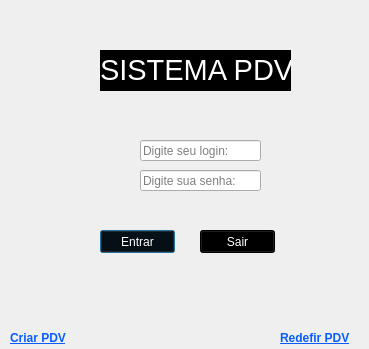
<?xml version="1.0" encoding="UTF-8"?>
<ui version="4.0">
 <class>Dialog</class>
 <widget class="QDialog" name="Dialog">
  <property name="geometry">
   <rect>
    <x>0</x>
    <y>0</y>
    <width>369</width>
    <height>349</height>
   </rect>
  </property>
  <property name="cursor">
   <cursorShape>ArrowCursor</cursorShape>
  </property>
  <property name="windowTitle">
   <string>Dialog</string>
  </property>
  <widget class="QLabel" name="label">
   <property name="geometry">
    <rect>
     <x>100</x>
     <y>50</y>
     <width>191</width>
     <height>41</height>
    </rect>
   </property>
   <property name="cursor">
    <cursorShape>ArrowCursor</cursorShape>
   </property>
   <property name="styleSheet">
    <string notr="true">background-color: rgb(0, 0, 0);
color: rgb(255, 255, 255);
font: 26pt &quot;MS Shell Dlg 2&quot;;</string>
   </property>
   <property name="text">
    <string>&lt;html&gt;&lt;head/&gt;&lt;body&gt;&lt;p&gt;&lt;span style=&quot; font-size:22pt;&quot;&gt;SISTEMA PDV&lt;/span&gt;&lt;/p&gt;&lt;/body&gt;&lt;/html&gt;</string>
   </property>
  </widget>
  <widget class="QLabel" name="label_2">
   <property name="geometry">
    <rect>
     <x>100</x>
     <y>140</y>
     <width>31</width>
     <height>21</height>
    </rect>
   </property>
   <property name="styleSheet">
    <string notr="true">image: url(:/icons/adicionar-usuario.png);</string>
   </property>
   <property name="text">
    <string>&lt;html&gt;&lt;head/&gt;&lt;body&gt;&lt;p&gt;&lt;br/&gt;&lt;/p&gt;&lt;/body&gt;&lt;/html&gt;</string>
   </property>
  </widget>
  <widget class="QLabel" name="label_3">
   <property name="geometry">
    <rect>
     <x>80</x>
     <y>170</y>
     <width>51</width>
     <height>21</height>
    </rect>
   </property>
   <property name="styleSheet">
    <string notr="true">image: url(:/images/icons/simbolo-de-cadeado-para-interface-de-seguranca.png);</string>
   </property>
   <property name="text">
    <string>&lt;html&gt;&lt;head/&gt;&lt;body&gt;&lt;p&gt;&lt;br/&gt;&lt;/p&gt;&lt;/body&gt;&lt;/html&gt;</string>
   </property>
  </widget>
  <widget class="QPushButton" name="pushButton">
   <property name="geometry">
    <rect>
     <x>100</x>
     <y>230</y>
     <width>75</width>
     <height>23</height>
    </rect>
   </property>
   <property name="cursor">
    <cursorShape>PointingHandCursor</cursorShape>
   </property>
   <property name="styleSheet">
    <string notr="true">background-color: rgb(0, 0, 0);
font: 75 11pt &quot;MS Shell Dlg 2&quot;;
color: rgb(255, 255, 255);</string>
   </property>
   <property name="text">
    <string>Entrar</string>
   </property>
  </widget>
  <widget class="QPushButton" name="pushButton_2">
   <property name="geometry">
    <rect>
     <x>200</x>
     <y>230</y>
     <width>75</width>
     <height>23</height>
    </rect>
   </property>
   <property name="cursor">
    <cursorShape>PointingHandCursor</cursorShape>
   </property>
   <property name="styleSheet">
    <string notr="true">color: rgb(255, 255, 255);
font: 75 11pt &quot;MS Shell Dlg 2&quot;;
background-color: rgb(0, 0, 0);</string>
   </property>
   <property name="text">
    <string>Sair</string>
   </property>
  </widget>
  <widget class="QLabel" name="label_4">
   <property name="geometry">
    <rect>
     <x>280</x>
     <y>330</y>
     <width>81</width>
     <height>16</height>
    </rect>
   </property>
   <property name="cursor">
    <cursorShape>PointingHandCursor</cursorShape>
   </property>
   <property name="styleSheet">
    <string notr="true">color: rgb(0, 0, 255);</string>
   </property>
   <property name="text">
    <string>&lt;html&gt;&lt;head/&gt;&lt;body&gt;&lt;p&gt;&lt;span style=&quot; font-size:9pt; font-weight:600; text-decoration: underline; color:#085eff;&quot;&gt;Redefir PDV&lt;/span&gt;&lt;/p&gt;&lt;/body&gt;&lt;/html&gt;</string>
   </property>
  </widget>
  <widget class="QLineEdit" name="lineEdit">
   <property name="geometry">
    <rect>
     <x>140</x>
     <y>140</y>
     <width>121</width>
     <height>21</height>
    </rect>
   </property>
   <property name="text">
    <string/>
   </property>
   <property name="placeholderText">
    <string>Digite seu login:</string>
   </property>
  </widget>
  <widget class="QLineEdit" name="lineEdit_2">
   <property name="geometry">
    <rect>
     <x>140</x>
     <y>170</y>
     <width>121</width>
     <height>21</height>
    </rect>
   </property>
   <property name="inputMask">
    <string/>
   </property>
   <property name="text">
    <string/>
   </property>
   <property name="frame">
    <bool>true</bool>
   </property>
   <property name="echoMode">
    <enum>QLineEdit::Password</enum>
   </property>
   <property name="dragEnabled">
    <bool>false</bool>
   </property>
   <property name="placeholderText">
    <string>Digite sua senha: </string>
   </property>
   <property name="clearButtonEnabled">
    <bool>false</bool>
   </property>
  </widget>
  <widget class="QLabel" name="label_5">
   <property name="geometry">
    <rect>
     <x>90</x>
     <y>170</y>
     <width>51</width>
     <height>16</height>
    </rect>
   </property>
   <property name="styleSheet">
    <string notr="true">image: url(:/icons/simbolo-de-cadeado-para-interface-de-seguranca.png);</string>
   </property>
   <property name="text">
    <string/>
   </property>
  </widget>
  <widget class="QLabel" name="label_6">
   <property name="geometry">
    <rect>
     <x>80</x>
     <y>140</y>
     <width>51</width>
     <height>21</height>
    </rect>
   </property>
   <property name="styleSheet">
    <string notr="true">image: url(:/img/icons/adicionar-usuario.png);</string>
   </property>
   <property name="text">
    <string/>
   </property>
  </widget>
  <widget class="QLabel" name="label_7">
   <property name="geometry">
    <rect>
     <x>90</x>
     <y>170</y>
     <width>31</width>
     <height>21</height>
    </rect>
   </property>
   <property name="styleSheet">
    <string notr="true">image: url(:/img/icons/simbolo-de-cadeado-para-interface-de-seguranca.png);</string>
   </property>
   <property name="text">
    <string/>
   </property>
  </widget>
  <widget class="QLabel" name="label_8">
   <property name="geometry">
    <rect>
     <x>10</x>
     <y>330</y>
     <width>81</width>
     <height>16</height>
    </rect>
   </property>
   <property name="cursor">
    <cursorShape>PointingHandCursor</cursorShape>
   </property>
   <property name="styleSheet">
    <string notr="true">color: rgb(0, 0, 255);</string>
   </property>
   <property name="text">
    <string>&lt;html&gt;&lt;head/&gt;&lt;body&gt;&lt;p&gt;&lt;span style=&quot; font-size:9pt; font-weight:600; text-decoration: underline; color:#085eff;&quot;&gt;Criar PDV&lt;/span&gt;&lt;/p&gt;&lt;/body&gt;&lt;/html&gt;</string>
   </property>
  </widget>
 </widget>
 <resources>
  <include location="img.qrc"/>
 </resources>
 <connections/>
</ui>
